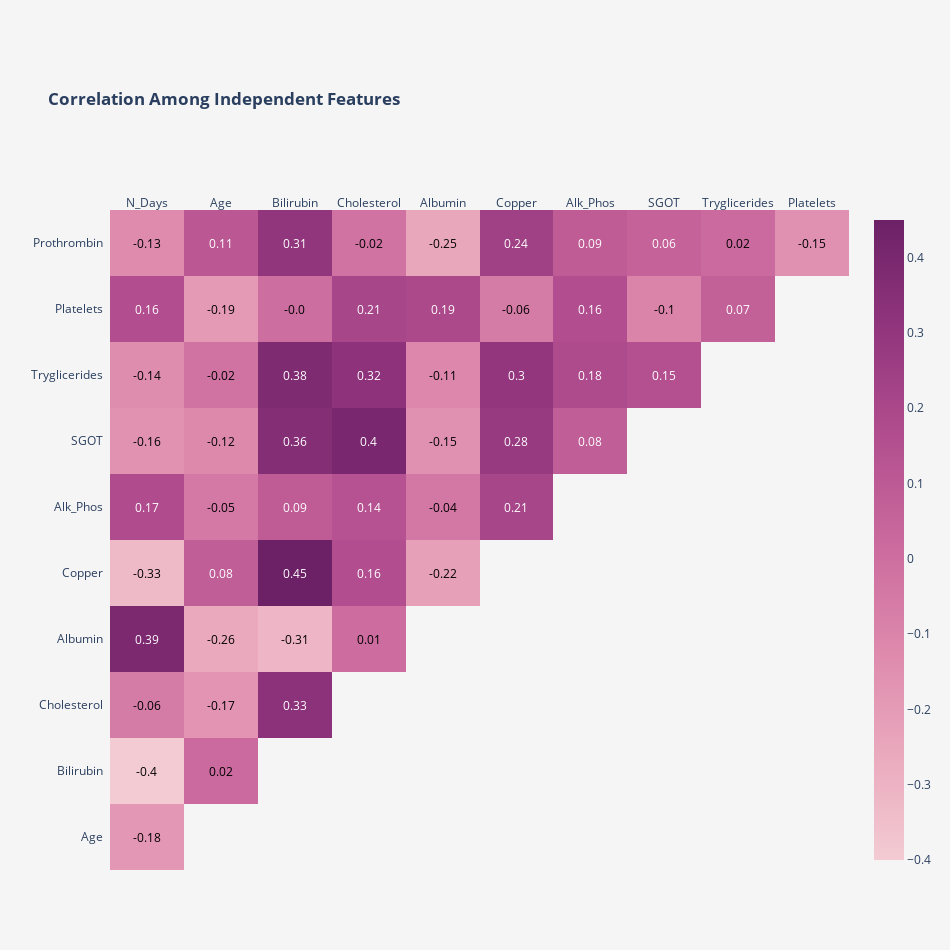

Notebook source saved alongside this figure:
### Markdown cell above
Totes les parelles de variables tenen correlació baixa, la qual cosa vol dir que totes elles aporten informacions diferents, per tant, no eliminem cap variable numèriques

### Code cell
# Measuring correlations
corr = np.round(X_train_rec[numerical_features].corr(), 2)
# Filtering redundant values
mask = np.triu(np.ones_like(corr, dtype = bool))
c_mask = np.where(~mask, corr, 100)

c = []
for i in c_mask.tolist()[1:]:
    c.append([x for x in i if x != 100])

# Creating annotated heatmap
fig = ff.create_annotated_heatmap(z=c[::-1],
                                  x=corr.index.tolist()[:-1],
                                  y=corr.columns.tolist()[1:][::-1],
                                  colorscale = 'Magenta')

fig.update_layout(title = {'text': '<b>Correlation Among Independent Features</b>',
                           'x': 0.05, 'xanchor': 'left'},
                  margin = dict(t=210, l = 110),
                  yaxis = dict(autorange = 'reversed', showgrid = False),
                  xaxis = dict(showgrid = False),
                  plot_bgcolor = '#F6F5F5',
                  paper_bgcolor = '#F6F5F5',
                  height = 950, width = 950)
                     

fig.add_trace(go.Heatmap(z = c[::-1],
                         colorscale = 'Magenta',
                         showscale = True,
                         visible = False))
fig.data[1].visible = True
for i in range(len(fig.layout.annotations)):
    fig.layout.annotations[i].font.size = 12

fig.show()

### Figure 1 — Plotly figure (JSON) as saved in the notebook; plotly's stock layout.template omitted (floating-point values rounded to 4 significant figures)
{"data": [{"colorscale": [[0, "rgb(243, 203, 211)"], [0.1667, "rgb(234, 169, 189)"], [0.3333, "rgb(221, 136, 172)"], [0.5, "rgb(202, 105, 157)"], [0.6667, "rgb(177, 77, 142)"], [0.8333, "rgb(145, 53, 125)"], [1, "rgb(108, 33, 103)"]], "reversescale": false, "showscale": false, "type": "heatmap", "x": ["N_Days", "Age", "Bilirubin", "Cholesterol", "Albumin", "Copper", "Alk_Phos", "SGOT", "Tryglicerides", "Platelets"], "y": ["Prothrombin", "Platelets", "Tryglicerides", "SGOT", "Alk_Phos", "Copper", "Albumin", "Cholesterol", "Bilirubin", "Age"], "z": [[-0.13, 0.11, 0.31, -0.02, -0.25, 0.24, 0.09, 0.06, 0.02, -0.15], [0.16, -0.19, 0, 0.21, 0.19, -0.06, 0.16, -0.1, 0.07], [-0.14, -0.02, 0.38, 0.32, -0.11, 0.3, 0.18, 0.15], [-0.16, -0.12, 0.36, 0.4, -0.15, 0.28, 0.08], [0.17, -0.05, 0.09, 0.14, -0.04, 0.21], [-0.33, 0.08, 0.45, 0.16, -0.22], [0.39, -0.26, -0.31, 0.01], [-0.06, -0.17, 0.33], [-0.4, 0.02], [-0.18]]}, {"colorscale": [[0, "rgb(243, 203, 211)"], [0.1667, "rgb(234, 169, 189)"], [0.3333, "rgb(221, 136, 172)"], [0.5, "rgb(202, 105, 157)"], [0.6667, "rgb(177, 77, 142)"], [0.8333, "rgb(145, 53, 125)"], [1, "rgb(108, 33, 103)"]], "showscale": true, "type": "heatmap", "visible": true, "z": [[-0.13, 0.11, 0.31, -0.02, -0.25, 0.24, 0.09, 0.06, 0.02, -0.15], [0.16, -0.19, 0, 0.21, 0.19, -0.06, 0.16, -0.1, 0.07], [-0.14, -0.02, 0.38, 0.32, -0.11, 0.3, 0.18, 0.15], [-0.16, -0.12, 0.36, 0.4, -0.15, 0.28, 0.08], [0.17, -0.05, 0.09, 0.14, -0.04, 0.21], [-0.33, 0.08, 0.45, 0.16, -0.22], [0.39, -0.26, -0.31, 0.01], [-0.06, -0.17, 0.33], [-0.4, 0.02], [-0.18]]}], "layout": {"annotations": [{"font": {"color": "#000000", "size": 12}, "showarrow": false, "text": "-0.13", "x": "N_Days", "xref": "x", "y": "Prothrombin", "yref": "y"}, {"font": {"color": "#FFFFFF", "size": 12}, "showarrow": false, "text": "0.11", "x": "Age", "xref": "x", "y": "Prothrombin", "yref": "y"}, {"font": {"color": "#FFFFFF", "size": 12}, "showarrow": false, "text": "0.31", "x": "Bilirubin", "xref": "x", "y": "Prothrombin", "yref": "y"}, {"font": {"color": "#000000", "size": 12}, "showarrow": false, "text": "-0.02", "x": "Cholesterol", "xref": "x", "y": "Prothrombin", "yref": "y"}, {"font": {"color": "#000000", "size": 12}, "showarrow": false, "text": "-0.25", "x": "Albumin", "xref": "x", "y": "Prothrombin", "yref": "y"}, {"font": {"color": "#FFFFFF", "size": 12}, "showarrow": false, "text": "0.24", "x": "Copper", "xref": "x", "y": "Prothrombin", "yref": "y"}, {"font": {"color": "#FFFFFF", "size": 12}, "showarrow": false, "text": "0.09", "x": "Alk_Phos", "xref": "x", "y": "Prothrombin", "yref": "y"}, {"font": {"color": "#FFFFFF", "size": 12}, "showarrow": false, "text": "0.06", "x": "SGOT", "xref": "x", "y": "Prothrombin", "yref": "y"}, {"font": {"color": "#000000", "size": 12}, "showarrow": false, "text": "0.02", "x": "Tryglicerides", "xref": "x", "y": "Prothrombin", "yref": "y"}, {"font": {"color": "#000000", "size": 12}, "showarrow": false, "text": "-0.15", "x": "Platelets", "xref": "x", "y": "Prothrombin", "yref": "y"}, {"font": {"color": "#FFFFFF", "size": 12}, "showarrow": false, "text": "0.16", "x": "N_Days", "xref": "x", "y": "Platelets", "yref": "y"}, {"font": {"color": "#000000", "size": 12}, "showarrow": false, "text": "-0.19", "x": "Age", "xref": "x", "y": "Platelets", "yref": "y"}, {"font": {"color": "#000000", "size": 12}, "showarrow": false, "text": "-0.0", "x": "Bilirubin", "xref": "x", "y": "Platelets", "yref": "y"}, {"font": {"color": "#FFFFFF", "size": 12}, "showarrow": false, "text": "0.21", "x": "Cholesterol", "xref": "x", "y": "Platelets", "yref": "y"}, {"font": {"color": "#FFFFFF", "size": 12}, "showarrow": false, "text": "0.19", "x": "Albumin", "xref": "x", "y": "Platelets", "yref": "y"}, {"font": {"color": "#000000", "size": 12}, "showarrow": false, "text": "-0.06", "x": "Copper", "xref": "x", "y": "Platelets", "yref": "y"}, {"font": {"color": "#FFFFFF", "size": 12}, "showarrow": false, "text": "0.16", "x": "Alk_Phos", "xref": "x", "y": "Platelets", "yref": "y"}, {"font": {"color": "#000000", "size": 12}, "showarrow": false, "text": "-0.1", "x": "SGOT", "xref": "x", "y": "Platelets", "yref": "y"}, {"font": {"color": "#FFFFFF", "size": 12}, "showarrow": false, "text": "0.07", "x": "Tryglicerides", "xref": "x", "y": "Platelets", "yref": "y"}, {"font": {"color": "#000000", "size": 12}, "showarrow": false, "text": "-0.14", "x": "N_Days", "xref": "x", "y": "Tryglicerides", "yref": "y"}, {"font": {"color": "#000000", "size": 12}, "showarrow": false, "text": "-0.02", "x": "Age", "xref": "x", "y": "Tryglicerides", "yref": "y"}, {"font": {"color": "#FFFFFF", "size": 12}, "showarrow": false, "text": "0.38", "x": "Bilirubin", "xref": "x", "y": "Tryglicerides", "yref": "y"}, {"font": {"color": "#FFFFFF", "size": 12}, "showarrow": false, "text": "0.32", "x": "Cholesterol", "xref": "x", "y": "Tryglicerides", "yref": "y"}, {"font": {"color": "#000000", "size": 12}, "showarrow": false, "text": "-0.11", "x": "Albumin", "xref": "x", "y": "Tryglicerides", "yref": "y"}, {"font": {"color": "#FFFFFF", "size": 12}, "showarrow": false, "text": "0.3", "x": "Copper", "xref": "x", "y": "Tryglicerides", "yref": "y"}, {"font": {"color": "#FFFFFF", "size": 12}, "showarrow": false, "text": "0.18", "x": "Alk_Phos", "xref": "x", "y": "Tryglicerides", "yref": "y"}, {"font": {"color": "#FFFFFF", "size": 12}, "showarrow": false, "text": "0.15", "x": "SGOT", "xref": "x", "y": "Tryglicerides", "yref": "y"}, {"font": {"color": "#000000", "size": 12}, "showarrow": false, "text": "-0.16", "x": "N_Days", "xref": "x", "y": "SGOT", "yref": "y"}, {"font": {"color": "#000000", "size": 12}, "showarrow": false, "text": "-0.12", "x": "Age", "xref": "x", "y": "SGOT", "yref": "y"}, {"font": {"color": "#FFFFFF", "size": 12}, "showarrow": false, "text": "0.36", "x": "Bilirubin", "xref": "x", "y": "SGOT", "yref": "y"}, {"font": {"color": "#FFFFFF", "size": 12}, "showarrow": false, "text": "0.4", "x": "Cholesterol", "xref": "x", "y": "SGOT", "yref": "y"}, {"font": {"color": "#000000", "size": 12}, "showarrow": false, "text": "-0.15", "x": "Albumin", "xref": "x", "y": "SGOT", "yref": "y"}, {"font": {"color": "#FFFFFF", "size": 12}, "showarrow": false, "text": "0.28", "x": "Copper", "xref": "x", "y": "SGOT", "yref": "y"}, {"font": {"color": "#FFFFFF", "size": 12}, "showarrow": false, "text": "0.08", "x": "Alk_Phos", "xref": "x", "y": "SGOT", "yref": "y"}, {"font": {"color": "#FFFFFF", "size": 12}, "showarrow": false, "text": "0.17", "x": "N_Days", "xref": "x", "y": "Alk_Phos", "yref": "y"}, {"font": {"color": "#000000", "size": 12}, "showarrow": false, "text": "-0.05", "x": "Age", "xref": "x", "y": "Alk_Phos", "yref": "y"}, {"font": {"color": "#FFFFFF", "size": 12}, "showarrow": false, "text": "0.09", "x": "Bilirubin", "xref": "x", "y": "Alk_Phos", "yref": "y"}, {"font": {"color": "#FFFFFF", "size": 12}, "showarrow": false, "text": "0.14", "x": "Cholesterol", "xref": "x", "y": "Alk_Phos", "yref": "y"}, {"font": {"color": "#000000", "size": 12}, "showarrow": false, "text": "-0.04", "x": "Albumin", "xref": "x", "y": "Alk_Phos", "yref": "y"}, {"font": {"color": "#FFFFFF", "size": 12}, "showarrow": false, "text": "0.21", "x": "Copper", "xref": "x", "y": "Alk_Phos", "yref": "y"}, {"font": {"color": "#000000", "size": 12}, "showarrow": false, "text": "-0.33", "x": "N_Days", "xref": "x", "y": "Copper", "yref": "y"}, {"font": {"color": "#FFFFFF", "size": 12}, "showarrow": false, "text": "0.08", "x": "Age", "xref": "x", "y": "Copper", "yref": "y"}, {"font": {"color": "#FFFFFF", "size": 12}, "showarrow": false, "text": "0.45", "x": "Bilirubin", "xref": "x", "y": "Copper", "yref": "y"}, {"font": {"color": "#FFFFFF", "size": 12}, "showarrow": false, "text": "0.16", "x": "Cholesterol", "xref": "x", "y": "Copper", "yref": "y"}, {"font": {"color": "#000000", "size": 12}, "showarrow": false, "text": "-0.22", "x": "Albumin", "xref": "x", "y": "Copper", "yref": "y"}, {"font": {"color": "#FFFFFF", "size": 12}, "showarrow": false, "text": "0.39", "x": "N_Days", "xref": "x", "y": "Albumin", "yref": "y"}, {"font": {"color": "#000000", "size": 12}, "showarrow": false, "text": "-0.26", "x": "Age", "xref": "x", "y": "Albumin", "yref": "y"}, {"font": {"color": "#000000", "size": 12}, "showarrow": false, "text": "-0.31", "x": "Bilirubin", "xref": "x", "y": "Albumin", "yref": "y"}, {"font": {"color": "#000000", "size": 12}, "showarrow": false, "text": "0.01", "x": "Cholesterol", "xref": "x", "y": "Albumin", "yref": "y"}, {"font": {"color": "#000000", "size": 12}, "showarrow": false, "text": "-0.06", "x": "N_Days", "xref": "x", "y": "Cholesterol", "yref": "y"}, {"font": {"color": "#000000", "size": 12}, "showarrow": false, "text": "-0.17", "x": "Age", "xref": "x", "y": "Cholesterol", "yref": "y"}, {"font": {"color": "#FFFFFF", "size": 12}, "showarrow": false, "text": "0.33", "x": "Bilirubin", "xref": "x", "y": "Cholesterol", "yref": "y"}, {"font": {"color": "#000000", "size": 12}, "showarrow": false, "text": "-0.4", "x": "N_Days", "xref": "x", "y": "Bilirubin", "yref": "y"}, {"font": {"color": "#000000", "size": 12}, "showarrow": false, "text": "0.02", "x": "Age", "xref": "x", "y": "Bilirubin", "yref": "y"}, {"font": {"color": "#000000", "size": 12}, "showarrow": false, "text": "-0.18", "x": "N_Days", "xref": "x", "y": "Age", "yref": "y"}], "height": 950, "margin": {"l": 110, "t": 210}, "paper_bgcolor": "#F6F5F5", "plot_bgcolor": "#F6F5F5", "title": {"text": "<b>Correlation Among Independent Features</b>", "x": 0.05, "xanchor": "left"}, "width": 950, "xaxis": {"dtick": 1, "gridcolor": "rgb(0, 0, 0)", "showgrid": false, "side": "top", "ticks": ""}, "yaxis": {"autorange": "reversed", "dtick": 1, "showgrid": false, "ticks": "", "ticksuffix": "  "}}}
